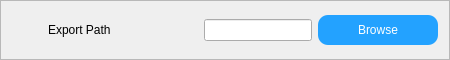
               <widget class="QFrame" name="Frame_TrainModel_ExportPath">
                <property name="sizePolicy">
                 <sizepolicy hsizetype="Preferred" vsizetype="Fixed">
                  <horstretch>0</horstretch>
                  <verstretch>0</verstretch>
                 </sizepolicy>
                </property>
                <property name="minimumSize">
                 <size>
                  <width>0</width>
                  <height>60</height>
                 </size>
                </property>
                <property name="maximumSize">
                 <size>
                  <width>16777215</width>
                  <height>60</height>
                 </size>
                </property>
                <property name="styleSheet">
                 <string notr="true">QFrame#Frame_TrainModel_ExportPath
{
	border-top:1px solid rgb(226, 226, 226);
	border-bottom:2px solid rgb(226, 226, 226);
	border-left:2px solid rgb(226, 226, 226);
	border-right:2px solid rgb(226, 226, 226);
	background-color: rgb(247, 247, 247);
}</string>
                </property>
                <property name="frameShape">
                 <enum>QFrame::StyledPanel</enum>
                </property>
                <property name="frameShadow">
                 <enum>QFrame::Raised</enum>
                </property>
                <layout class="QHBoxLayout" name="horizontalLayout_15">
                 <item>
                  <widget class="QLabel" name="Label_TrainModel_ExportPath">
                   <property name="sizePolicy">
                    <sizepolicy hsizetype="Fixed" vsizetype="Fixed">
                     <horstretch>0</horstretch>
                     <verstretch>0</verstretch>
                    </sizepolicy>
                   </property>
                   <property name="minimumSize">
                    <size>
                     <width>30</width>
                     <height>30</height>
                    </size>
                   </property>
                   <property name="maximumSize">
                    <size>
                     <width>30</width>
                     <height>30</height>
                    </size>
                   </property>
                   <property name="styleSheet">
                    <string notr="true">border-image: url(:/Icon/State/RedLight.png);</string>
                   </property>
                   <property name="text">
                    <string/>
                   </property>
                  </widget>
                 </item>
                 <item>
                  <widget class="QLabel" name="label_20">
                   <property name="sizePolicy">
                    <sizepolicy hsizetype="Fixed" vsizetype="Fixed">
                     <horstretch>0</horstretch>
                     <verstretch>0</verstretch>
                    </sizepolicy>
                   </property>
                   <property name="minimumSize">
                    <size>
                     <width>150</width>
                     <height>30</height>
                    </size>
                   </property>
                   <property name="maximumSize">
                    <size>
                     <width>150</width>
                     <height>30</height>
                    </size>
                   </property>
                   <property name="styleSheet">
                    <string notr="true">QLabel
{
	border:0px;
	
	font: 87 10pt &quot;Arial Black&quot;;
}</string>
                   </property>
                   <property name="text">
                    <string>Export Path</string>
                   </property>
                  </widget>
                 </item>
                 <item>
                  <widget class="QLineEdit" name="LineEdit_TrainModel_ExportPath"/>
                 </item>
                 <item>
                  <widget class="QPushButton" name="PushButton_TrainModel_ExportPath">
                   <property name="sizePolicy">
                    <sizepolicy hsizetype="Fixed" vsizetype="Fixed">
                     <horstretch>0</horstretch>
                     <verstretch>0</verstretch>
                    </sizepolicy>
                   </property>
                   <property name="minimumSize">
                    <size>
                     <width>120</width>
                     <height>30</height>
                    </size>
                   </property>
                   <property name="maximumSize">
                    <size>
                     <width>120</width>
                     <height>30</height>
                    </size>
                   </property>
                   <property name="styleSheet">
                    <string notr="true">QPushButton
{
	font: 87 10pt &quot;Arial Black&quot;;
	color: rgb(255, 255, 255);
	background-color: rgb(35, 162, 255);
	border-radius: 10px;
}
QPushButton:pressed
{
background-color: rgb(255, 255, 255);
}
QPushButton:hover
{
background-color: rgb(192, 233, 251);
}
QPushButton:disabled
{
	background-color: rgb(198, 198, 198);
}</string>
                   </property>
                   <property name="text">
                    <string>Browse</string>
                   </property>
                  </widget>
                 </item>
                </layout>
               </widget>
